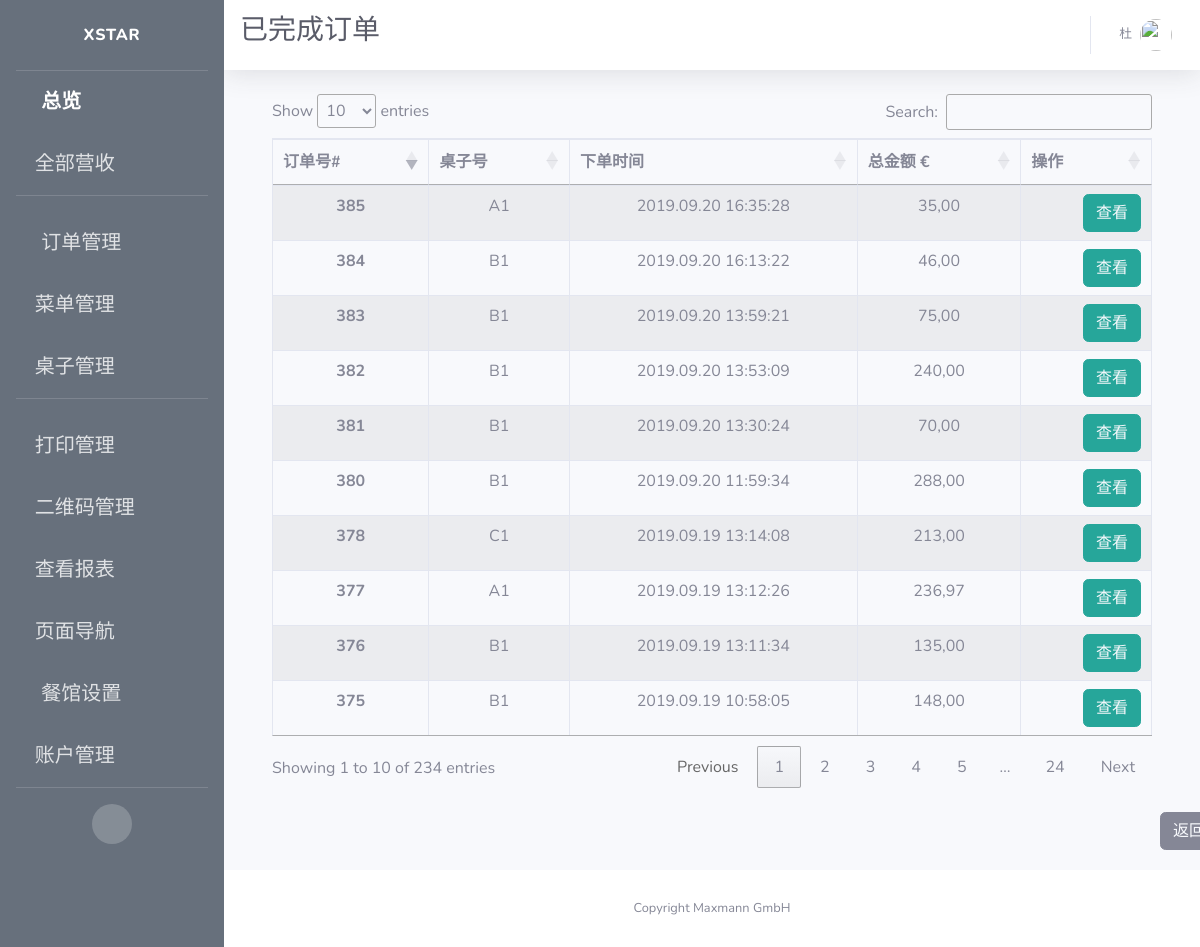
The app's page /admin/view/paid/alacarte/orders (signed in), older data.
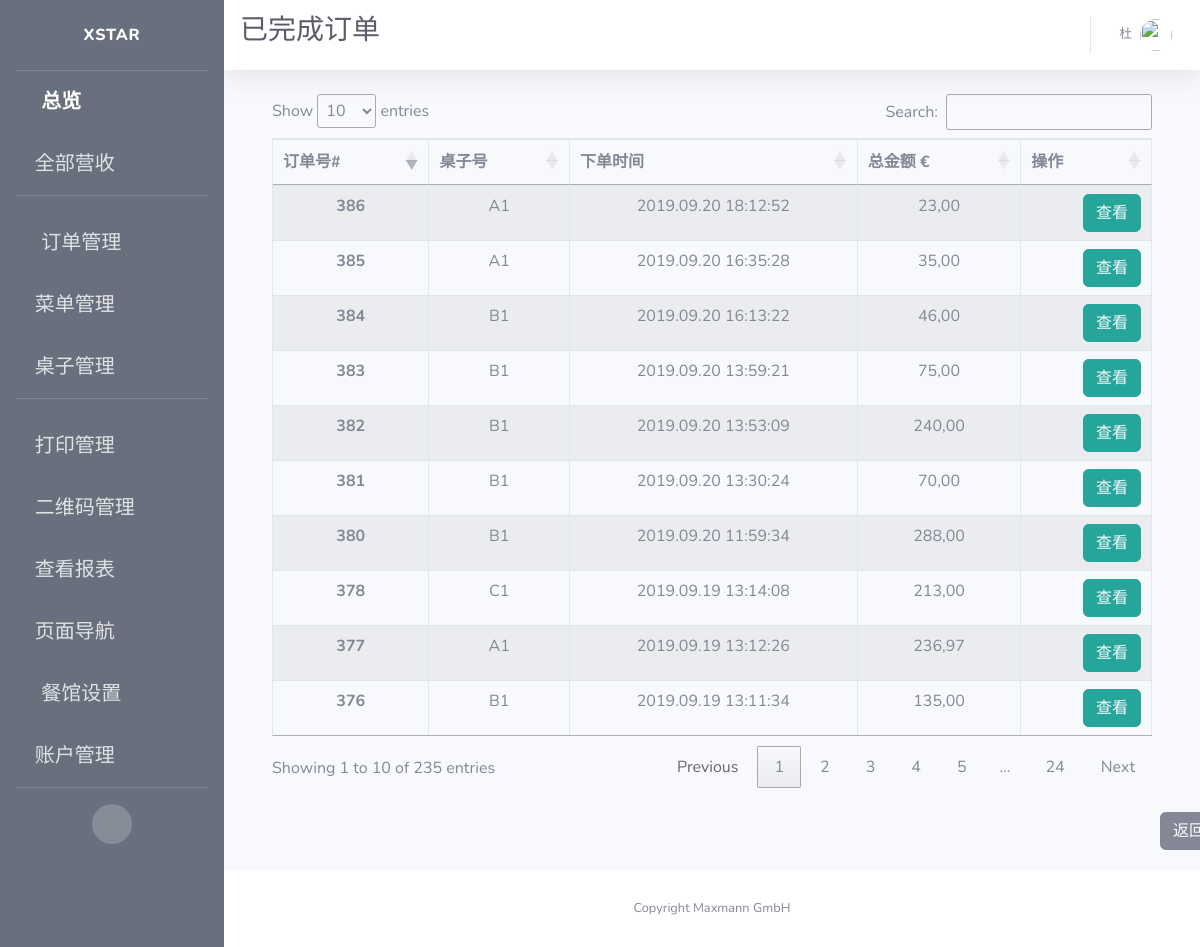
The same page, newer data.
### app/models.py (models this page shows)
class Order(db.Model):
    id = db.Column(db.Integer, primary_key=True, unique=True, index=True)
    totalPrice = db.Column(db.Float, unique=False)
    orderNumber = db.Column(db.String(200), unique=True)
    timeCreated = db.Column(db.DateTime, default=datetime.utcnow)
    isPaid = db.Column(db.Boolean, default=False)
    isReady = db.Column(db.Boolean, default=False)
    isPickedUp = db.Column(db.Boolean, default=False)
    items = db.Column(db.String(1500))
    pay_via = db.Column(db.String(100))
    type = db.Column(db.String(100))
    container = db.Column(db.String(300))
    mealPrinted = db.Column(db.Boolean, default=False)
    printed = db.Column(db.Boolean, default=False)
    settleTime = db.Column(db.DateTime)
    settleID = db.Column(db.String(500))
    table_name = db.Column(db.String(500))
    seat_number = db.Column(db.String(500))
    isCancelled = db.Column(db.Boolean(), default=False)
    isDone = db.Column(db.Boolean())
    dishes = db.Column(db.String(1500))
    discount = db.Column(db.Float, default=0.0)
    discount_rate = db.Column(db.Float, default=0.0)
    subtype = db.Column(db.String(500))
    endTotal = db.Column(db.Float, default=totalPrice)
    section = db.Column(db.String(500))

### app/routes.py (the view)
@app.route('/admin/view/paid/alacarte/orders')
@login_required
def admin_view_paid_alacarte_orders():
    orders = db.session.query(Order).filter(
        Order.type == "In",
        Order.isPaid == True).all()
    cancelled_orders = db.session.query(Order).filter(
        Order.type == "In",
        Order.isCancelled == True).all()
    cur_orders = orders + cancelled_orders
    items = {order.id: json.loads(order.items) for order in cur_orders}
    context = dict(open_orders=cur_orders,
                   items=items,
                   title=u"已完成订单",
                   referrer=request.headers.get('Referer'),
                   company_name=company_info.get('company_name'),
                   datetime_format=datetime_format,
                   formatter=formatter)
    return render_template("admin_view_paid_alacarte_orders.html", **context)

### app/models.py (called while the page is built)
@login.user_loader
def load_user(id):
    return User.query.get(int(id))

### app/utilities.py (called while the page is built)
def formatter(number):
    if number == 0:
        number = '{:.2f}'.format(round(number, 2))
        number = number.replace(".", ",")
        return number
    number = format_decimal(round(float(number), 2), locale="de_DE")
    if len(number.split(",")) == 1:
        number = number + ",00"
        return number
    if len(number.split(",")[1]) == 1:
        number = number + "0"
        return number
    return number

### app/templates/admin_view_paid_alacarte_orders.html (shortened to what this page needs)
{% extends 'base.html' %}
{% block css %}
<link rel="stylesheet" type="text/css" href="https://cdn.datatables.net/1.10.19/css/jquery.dataTables.css">
<link rel="stylesheet" type="text/css" href="https://cdnjs.cloudflare.com/ajax/libs/twitter-bootstrap/4.1.3/css/bootstrap.css">
<link rel="stylesheet" type="text/css" href="https://cdn.datatables.net/1.10.19/css/dataTables.bootstrap4.min.css">
{% endblock %}
{% block title %}
<h1 class="h3 mb-2 text-gray-800">{{title}}</h1>
{% endblock %}
{% block content %}
<div class="container">
  <div class="row">
    <div class="col-sm-12">
      <table id="example" class="table table-striped table-bordered">
        <thead>
          <tr>
            <th scope="col">订单号#</th>
            <th scope="col">桌子号</th>
            <th scope="col">下单时间</th>
            <th scope="col">总金额 €</th>
            <th scope="col">操作</th>
          </tr>
        </thead>
        <tbody>
          {% for order in open_orders %}
          <tr>
            <th scope="row">{{order.id}}</th>
            <td>{{ order.table_name }}</td>
            <td>{{ order.timeCreated.strftime(datetime_format) }}</td>
            <td>{{ formatter(order.totalPrice) }}</td>
            <td style="text-align:right">
              <span>
                <button type="button" class="btn btn-info" style="border-color:#26a69a; background-color:#26a69a;">
                  <a href={{ url_for('admin_alacarte_order_edit', order_id=order.id) }} style="color: rgb(247, 249, 252)">
                    查看
                  </a>
                </button>
              </span>
            </td>
          </tr>
          {% endfor %}
        </tbody>
      </table>
    </div>
  </div>
</div>
<br>
<button type="button" class="btn btn-secondary" id="back">
  <a style="color: rgb(247, 249, 252)" href={{ referrer }} >
    返回
  </a>
</button>
{% endblock %}

Row changes from the older to the newer data that the page shows:
no longer on this page (row unchanged): Order: id "375", table_name "B1", timeCreated "2019.09.19 10:58:05", totalPrice "148,00"
added Order: id "386", table_name "A1", timeCreated "2019.09.20 18:12:52", totalPrice "23,00"
Text that changed along with them:
text written by a page script: "Show entries Search: Showing 1 to 10 of 234 entries Previous 1 2 3 4 5 … 24 Next" → "Show entries Search: Showing 1 to 10 of 235 entries Previous 1 2 3 4 5 … 24 Next"
